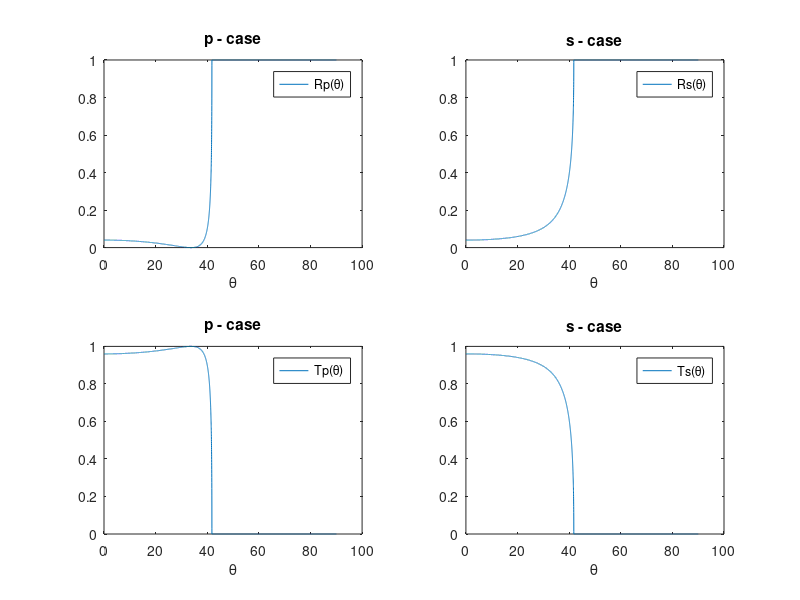

The MATLAB source for this figure:
% M6FRINTN2S

% Fresnel's formulas as function of angle of incidence for n1>n2
% for Rp = rp^2, Rs = rs^2, and Tp = 1- Rp, Ts = 1-Rs

% 1. Amplitude reflection coefficients.

function M6FRINTN2S;

n1 = 1.5;
n2 = 1;
Theta = (0:0.01:90);

rp = ((n2/n1)*cos(2*(pi/360)*Theta)-sqrt(1-((n1/n2)*sin(2*(pi/360)*Theta)).^2))./((n2/n1)*cos(2*(pi/360)*Theta)+sqrt(1-((n1/n2)*sin(2*(pi/360)*Theta)).^2));
rs = (cos(2*(pi/360)*Theta)-(n2/n1)*sqrt(1-((n1/n2)*sin(2*(pi/360)*Theta)).^2))./(cos(2*(pi/360)*Theta)+(n2/n1)*sqrt(1-((n1/n2)*sin(2*(pi/360)*Theta)).^2));

% 2. Reflection: Intensities

Rp = rp.*conj(rp);
Rs = rs.*conj(rs);


figure(1);
subplot(2,2,1);
plot(Theta,Rp);
axis([0 100 0 1]);                  % PLOTS LIMITS                    
xlabel('\theta');
title('p - case');
legend('Rp(\theta)');

subplot(2,2,2);
plot(Theta,Rs);
axis([0 100 0 1]);                  % PLOTS LIMITS                    
xlabel('\theta');
title('s - case');
legend('Rs(\theta)');

% 3. Transmission: Intensities

Tp = 1 - Rp;
Ts = 1 - Rs;


subplot(2,2,3);
plot(Theta,Tp);
axis([0 100 0 1]);                  % PLOTS LIMITS                    
xlabel('\theta');
title('p - case');
legend('Tp(\theta)');

subplot(2,2,4);
plot(Theta,Ts);
axis([0 100 0 1]);                  % PLOTS LIMITS                    
xlabel('\theta');
title('s - case');
legend('Ts(\theta)');
